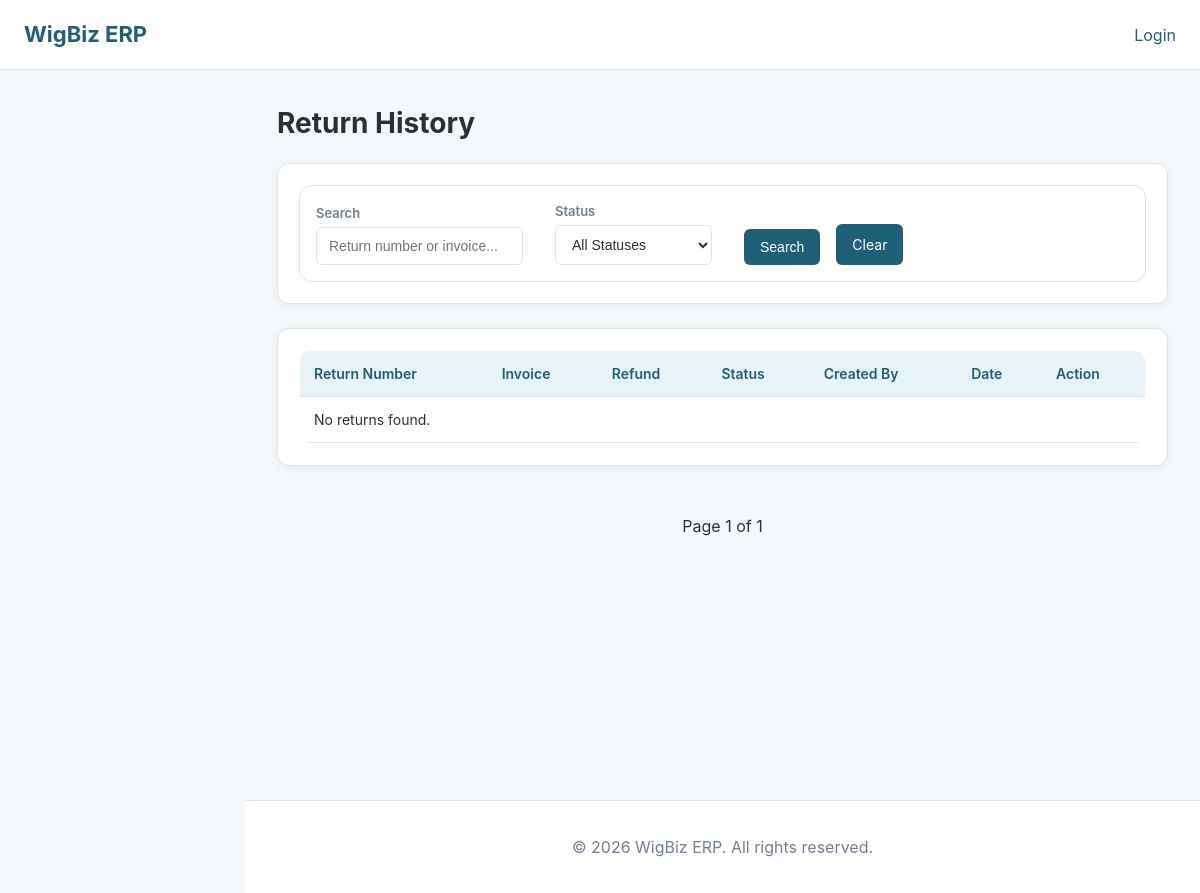
Page /sales/returns/ on the earlier database version.
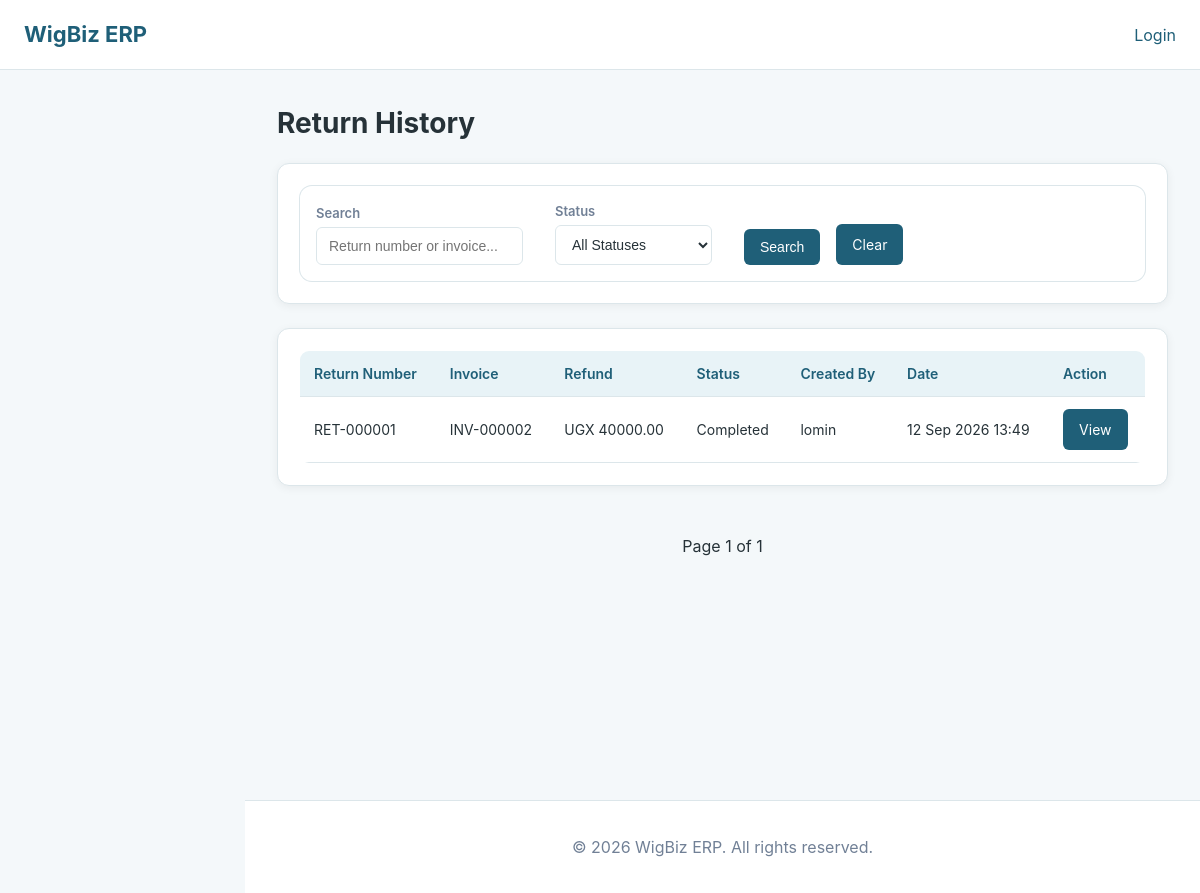
Same page on the later database version.
### sales/models.py (models this page shows, shortened)
class SaleReturn(models.Model):
    class Status(models.TextChoices):
        PENDING = "PENDING", "Pending Approval"
        APPROVED = "APPROVED", "Approved"
        REJECTED = "REJECTED", "Rejected"
        COMPLETED = "COMPLETED", "Completed"
        CANCELLED = "CANCELLED", "Cancelled"
    sale = models.ForeignKey(
        Sale,
        on_delete=models.PROTECT,
        related_name="returns",
    )
    return_number = models.CharField(
        max_length=50,
        unique=True,
    )
    reason = models.TextField(
        blank=True,
    )
    total_refund = models.DecimalField(
        max_digits=12,
        decimal_places=2,
        default=0,
    )
    status = models.CharField(
        max_length=20,
        choices=Status.choices,
        default=Status.PENDING,
    )
    created_by = models.ForeignKey(
        User,
        on_delete=models.SET_NULL,
        null=True,
        related_name="created_returns",
    )
    approved_by = models.ForeignKey(
        User,
        on_delete=models.SET_NULL,
        null=True,
        blank=True,
        related_name="approved_returns",
    )
    approval_note = models.TextField(
        blank=True,
    )
    rejection_reason = models.TextField(
        blank=True,
    )
    created_at = models.DateTimeField(
        auto_now_add=True,
    )
    approved_at = models.DateTimeField(
        null=True,
        blank=True,
    )

class Sale(models.Model):
    PAYMENT_METHODS = (
        ("CASH", "Cash"),
        ("MOBILE_MONEY", "Mobile Money"),
        ("CARD", "Card"),
        ("BANK", "Bank"),
    )
    class Status(models.TextChoices):
        DRAFT = 'DRAFT', 'Draft'
        COMPLETED = 'COMPLETED', 'Completed'
        CANCELLED = 'CANCELLED', 'Cancelled'
        REFUNDED = 'REFUNDED', 'Refunded'
    status = models.CharField(
        max_length=20,
        choices=Status.choices,
        default=Status.DRAFT,
    )
    customer = models.ForeignKey(
        Customer,
        on_delete=models.SET_NULL,
        null=True,
        blank=True,
        related_name="sales"
        )
    invoice_number = models.CharField(max_length=50, unique=True)
    sale_date = models.DateTimeField(auto_now_add=True)
    subtotal = models.DecimalField(max_digits=12, decimal_places=2, default=0)
    discount = models.DecimalField(max_digits=10, decimal_places=2, default=0)
    tax = models.DecimalField(max_digits=10, decimal_places=2, default=0)
    total_amount = models.DecimalField(max_digits=12, decimal_places=2, default=0)
    paid_amount = models.DecimalField(max_digits=12, decimal_places=2, default=0)
    balance = models.DecimalField(max_digits=12, decimal_places=2, default=0)
    payment_method = models.CharField(max_length=20, choices=PAYMENT_METHODS, default="CASH")
    created_by = models.ForeignKey(User, on_delete=models.SET_NULL, null=True, related_name="sales_created")

### accounts/models.py (models this page shows, shortened)
class User(AbstractUser):
    phone = models.CharField(max_length=20, blank=True)
    role = models.ForeignKey(
        Role,
        on_delete=models.SET_NULL,
        null=True,
        blank=True,
        related_name="users",
    )
    created_at = models.DateTimeField(auto_now_add=True)

### sales/views.py (the view)
# urls.py: path("returns/",views.return_history,name="return_history",),
def return_history(request):
    returns = (
        SaleReturn.objects
        .select_related(
            "sale",
            "created_by",
        )
        .prefetch_related(
            "items__sale_item__product",
        )
        .order_by("-created_at")
    )
    search = request.GET.get(
        "search",
        ""
    ).strip()
    if search:
        returns = returns.filter(
            Q(return_number__icontains=search)
            |
            Q(sale__invoice_number__icontains=search)
        )
    status = request.GET.get(
        "status",
        ""
    )
    if status:
        returns = returns.filter(
            status=status
        )
    paginator = Paginator(
        returns,
        20
    )
    page_number = request.GET.get(
        "page"
    )
    page_obj = paginator.get_page(
        page_number
    )
    return render(
        request,
        "sales/return_history.html",
        {
            "returns": page_obj,
            "search": search,
            "selected_status": status,
            "status_choices": SaleReturn.Status.choices,
        },
    )

### templates/sales/return_history.html (shortened to what the changed rows need)
{% extends "base.html" %}
{% block content %}
<div class="page-header">
    <h1>
        Return History
    </h1>
</div>
<br>
<div class="report-card">
    <div class="table-container">
        <table>
            <thead>
                <tr>
                    <th>
                        Return Number
                    </th>
                    <th>
                        Invoice
                    </th>
                    <th>
                        Refund
                    </th>
                    <th>
                        Status
                    </th>
                    <th>
                        Created By
                    </th>
                    <th>
                        Date
                    </th>
                    <th>
                        Action
                    </th>
                </tr>
            </thead>
            <tbody>
                {% for return in returns %}
                    <tr>
                        <td>
                            {{ return.return_number }}
                        </td>
                        <td>
                            {{ return.sale.invoice_number }}
                        </td>
                        <td>
                            UGX {{ return.total_refund }}
                        </td>
                        <td>
                            {% if return.status == "COMPLETED" %}
                                <span class="status-success">
                                    {{ return.get_status_display }}
                                </span>
                            {% elif return.status == "CANCELLED" %}
                                <span class="status-danger">
                                    {{ return.get_status_display }}
                                </span>
                            {% else %}
                                <span class="status-warning">
                                    {{ return.get_status_display }}
                                </span>
                            {% endif %}
                        </td>
                        <td>
                            {% if return.created_by %}
                                {{ return.created_by.get_full_name|default:return.created_by.username }}
                            {% else %}
                                —
                            {% endif %}
                        </td>
                        <td>
                            {{ return.created_at|date:"d M Y H:i" }}
                        </td>
                        <td>
                            <a
                                href="{% url 'sales:return_detail' return.pk %}"
                                class="btn btn-secondary"
                            >
                                View
                            </a>
                        </td>
                    </tr>
                {% empty %}
                    <tr>
                        <td colspan="7">
                            No returns found.
                        </td>
                    </tr>
                {% endfor %}
            </tbody>
        </table>
    </div>
</div>
<br>
{% endblock %}

Differences in the rows shown:
added SaleReturn: return_number "RET-000001", sale.invoice_number "INV-000002", total_refund "40000.00", status "Completed", created_by.get_full_name "lomin", created_at "12 Sep 2026 13:49"
Other differences:
text no longer shown: "No returns found."
